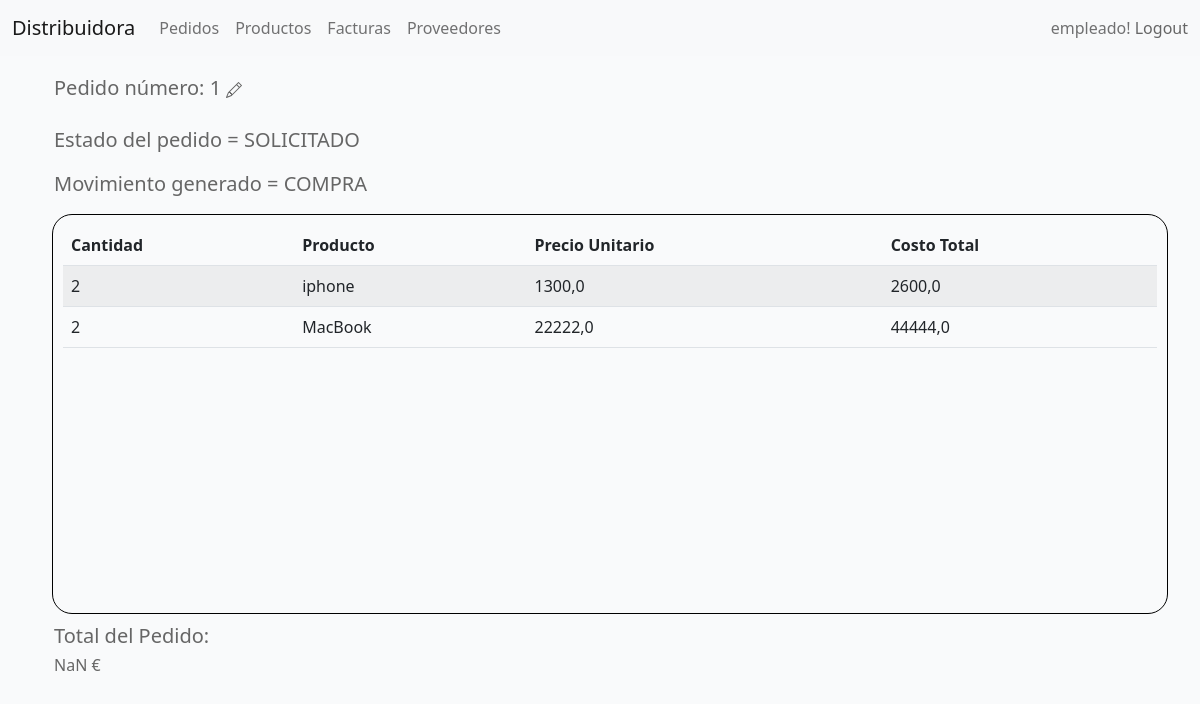
/pedidos/1 (signed in), run on the app's committed database.
### distribuidora_app/models.py (models this page shows, shortened)
class BasicModel(models.Model):
    id=models.AutoField(primary_key= True)
    state = models.BooleanField('Estado', default=True)
    created_date= models.DateField('Fecha de creación',auto_now=False, auto_now_add=True)
    modified_date= models.DateField('Fecha de modificación',auto_now=True, auto_now_add=False)
    deleted_date= models.DateField('Fecha de eliminación',auto_now=True, auto_now_add=False)
    class Meta:
        abstract = True
        verbose_name='Modelo Base'
        verbose_name_plural='Modelos Base'

class PedidoModel (BasicModel):
    TYPE_CHOICES = (
        ('SOLICITADO', 'SOLICITADO'),
        ('CONFIRMADO', 'CONFIRMADO'),
        ('EN PREPARACION', 'EN PREPARACION'),
        ('ANULADO', 'ANULADO'),
        ('EN REPARTO', 'EN REPARTO'),
        ('ENTREGADO', 'ENTREGADO')
    )
    estado = models.CharField(verbose_name='Estado ', choices=TYPE_CHOICES, max_length=20)
    proveedor = models.ForeignKey(ProveedorModel,on_delete=models.CASCADE)
    usuario = models.ForeignKey(User,on_delete=models.CASCADE)
    TYPE_PEDIDO=(('COMPRA','COMPRA'),('VENTA','VENTA'))
    tipo_pedido= models.CharField(verbose_name='Tipo de pedido',choices=TYPE_PEDIDO,max_length=10)
    class Meta:
        verbose_name='Pedido'
        verbose_name_plural= 'Pedidos'

class PedidoDetalleModel (BasicModel):
    pedido = models.ForeignKey(PedidoModel, on_delete=models.CASCADE)
    cantidad=models.IntegerField()
    producto= models.ForeignKey(ProductoModel, on_delete=models.CASCADE)
    class Meta:
        verbose_name='Pedido detalle'
        verbose_name_plural= 'Pedidos detalle'
    def costo_total(self):
        return  self.producto.precio * self.cantidad
    def json(self):
        data={
            'proveedor':self.pedido.id,
            'cantidad':self.cantidad,
            'producto':self.producto.name,
            'precio_unitario':self.producto.precio,
            'costo':self.costo_total(),
        }
        return data

class ProductoModel(BasicModel):
    name= models.CharField(verbose_name='Nombre producto',max_length=100,blank=False,null=False)
    precio= models.FloatField(blank=False,null=False)
    descripcion= models.CharField(verbose_name='Descripción',max_length=200)
    proveedor = models.ForeignKey(ProveedorModel,on_delete=models.CASCADE)
    class Meta:
        verbose_name= 'Producto'
        verbose_name_plural='Productos'

### distribuidora_app/views.py (the view)
# urls.py: path('pedidos/<int:pk>',PedidoDetalleView.as_view(),name='pedidos_detalle'),
class PedidoDetalleView(View):
    def get (self,request,pk,*args,**kwargs):
        HAS_ACCESS=False
        usuario = self.request.user
        if usuario.is_authenticated and usuario.is_active:
            if usuario.has_perm('distribuidora_app.view_pedidomodel'):
                HAS_ACCESS= True
                if pk != None:
                    pedidos_seleccionado=PedidoModel.objects.get(state=True,id= pk)
                    detalle_pedido_seleccionado =PedidoDetalleModel.objects.filter(state=True, pedido= pedidos_seleccionado)
                    form_pedido_seleccionado=PedidoCreateForm(instance=pedidos_seleccionado)
                    lista_form_detalle=[]
                    for form_detalle in detalle_pedido_seleccionado:
                        lista_form_detalle.append(PedidoDetalleCreateForm(instance=form_detalle))
                    '''
                    elif usuario.perfil.is_proveedor:

                        pedidos_list=PedidoModel.objects.filter(state=True,proveedor=usuario.perfil.proveedor).order_by('-id')
                    elif usuario.perfil.is_cliente:
                        pedidos_list=PedidoModel.objects.filter(state=True,usuario=usuario).order_by('-id')'''
                    context={
                        'usuario':usuario,
                        'HAS_ACCESS':HAS_ACCESS,
                        'pedido':pedidos_seleccionado,
                        'detalle_pedido':detalle_pedido_seleccionado,
                        'form_pedido':form_pedido_seleccionado,
                        'form_detalle_pedido':lista_form_detalle
                    }
                else:
                    context={}
                return render(request,'app/pedidos/pedido_detalle.html',context )
        else:
            return redirect ('landing_home')

### distribuidora_app/templates/app/pedidos/pedido_detalle.html (shortened to what this page needs)
{%extends 'core_template/base_generic.html' %}
{%load static%}
{%block css%}
<link href="{% static 'css/proveedores.css' %}" rel="stylesheet" type="text/css" >
<link href="{% static 'css/nuevo_pedido.css' %}" rel="stylesheet" type="text/css" >
{%endblock%}
{%block content%}
{% if  HAS_ACCESS %}
<div class="container">
<div class="container  " id="container_principal">
    {%if pedido %}
    <div class="row">
        <h5>Pedido número: {{pedido.id}}
        </h5>
        <div class="col-4 " >
            <h5 id="datos_pedidos">Estado del pedido = {{pedido.estado}}</h5>
            <h5>Movimiento generado = {{pedido.tipo_pedido}}</h5>
        </div>
    </div>
    {%endif%}
    <div class="row ">
        <div class="col col-12 tabla_proveedores " >
            <div >
                <table class="table table-striped " id="productos_pedidos">
                    <thead>
                        <tr>
                            <th>
                                Cantidad
                            </th>
                            <th>
                                Producto
                            </th>
                            <th>
                                Precio Unitario
                            </th>
                            <th>
                                Costo Total
                            </th>
                        </tr>
                    </thead>
                    <tbody id="contenido">
                        {%if detalle_pedido %}
                            {%for producto in detalle_pedido%}
                                <tr>
                                    <td>{{producto.json.cantidad}}</td>
                                    <td>{{producto.json.producto}}</td>
                                    <td>{{producto.json.precio_unitario}}</td>
                                    <td>{{producto.json.costo}}</td>
                                </tr>
                            {%endfor%}
                        {%endif%}
                    </tbody>
                </table>
            </div>
        </div>
    </div>
<h5 >Total del Pedido:</h5>
<h6 id="total_general">0 €</h6>
</div>
</div>
{%endif%}
{%endblock%}

### distribuidora_app/templates/app/nav.html (shortened to what this page needs)
<header>
    <nav class="navbar navbar-expand-lg bg-light">
        <div class="container-fluid">
          <a class="navbar-brand" href="{%url 'home-app'%}">Distribuidora</a>
          <div class="collapse navbar-collapse" id="navbarText">
            <ul class="navbar-nav me-auto mb-2 mb-lg-0">
              {% if perms.distribuidora_app.view_pedidomodel %}
              <li class="nav-item">
                <a class="nav-link {% if request.path == '/pedidos/'  or request.path == '/pedidos_create/'%} active {% endif %}" aria-current="page" href="{%url 'pedidos'%}">Pedidos</a>
              </li>
              {%endif%}
              {% if perms.distribuidora_app.view_productomodel %}
              <li class="nav-item">
                <a class="nav-link {% if request.path == '/productos/' %} active {% endif %} " aria-current="page" href="{%url 'productos'%}">Productos</a>
              </li>
              {%endif%}
              <li class="nav-item">
                <a class="nav-link" href="#">Facturas</a>
              </li>
              {% if request.user.is_staff %}
              {% if perms.distribuidora_app.view_proveedormodel %}
              <li class="nav-item">
                <a class="nav-link {% if request.path == '/proveedores/' %} active {% endif %}" href="{%url 'proveedores'%}">Proveedores</a>
              </li>
              {%endif%}
              {%endif%}
            </ul>
            <span class="navbar-text">
                {{request.user}}!
            </span>
            <span><a class="nav-link" href="{%url 'logout'%}">&nbspLogout</a></span>
          </div>
        </div>
      </nav>
</header>

### distribuidora/static/css/base.css (style rules this page uses)
body { color: #666; background-color:rgba(199, 215, 221, 0.1) ; }

### distribuidora_app/static/css/proveedores.css (style rules this page uses)
.tabla_proveedores { width: 100%; border: 1px solid black; height: 400px; margin: 10px; padding: 10px; overflow-y: scroll; border-radius: 20px; }
.container .row h5 { margin-top: 20px; }

### data on the page
PedidoModel: id "1", estado "SOLICITADO", tipo_pedido "COMPRA"
PedidoDetalleModel: json.cantidad "2", json.producto "iphone", json.precio_unitario "1300,0", json.costo "2600,0"
PedidoDetalleModel: json.cantidad "2", json.producto "MacBook", json.precio_unitario "22222,0", json.costo "44444,0"

### other printed values
{{ request.user }} "empleado"
